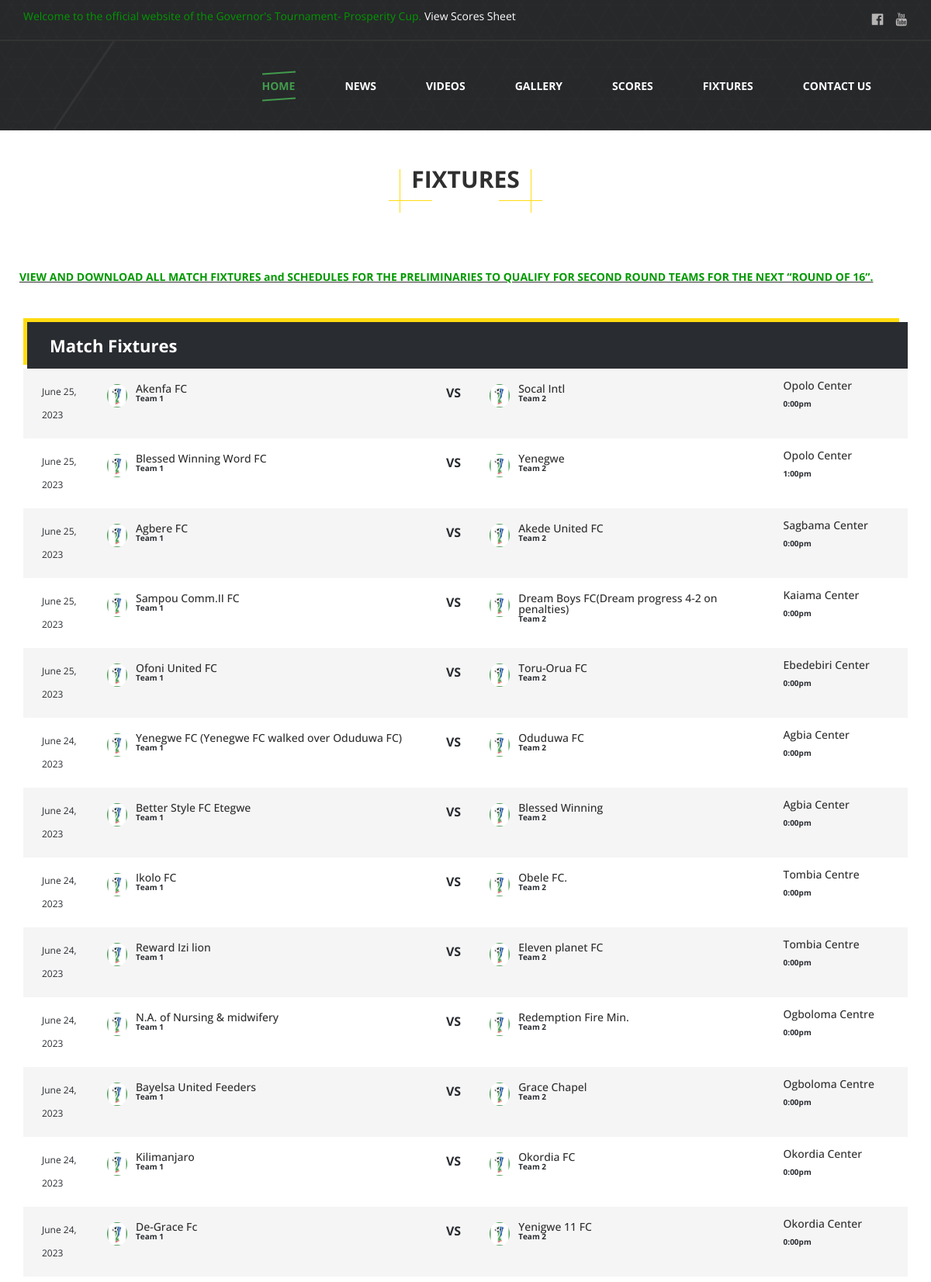
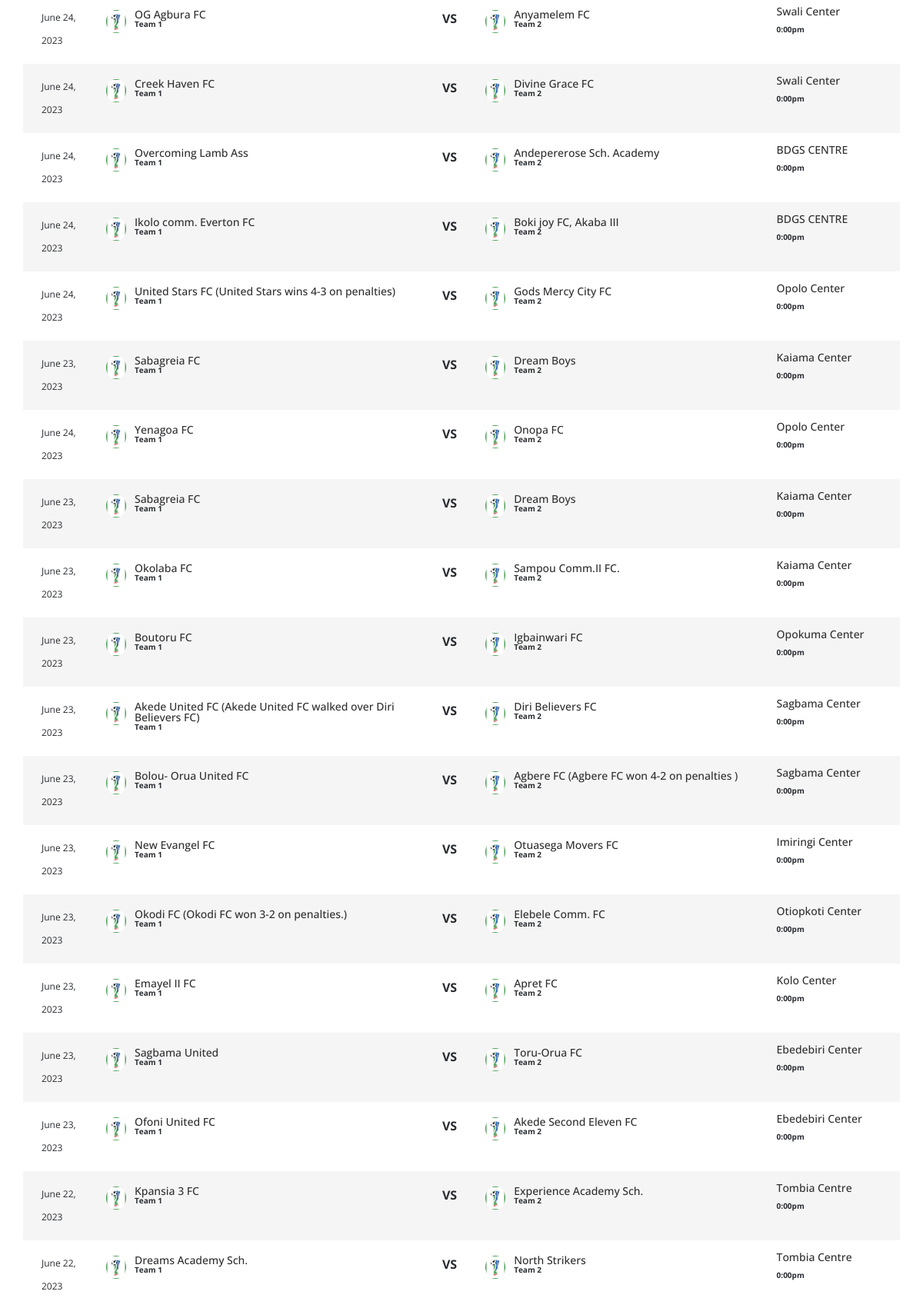
The app's page /fixture.php (upper part) with its own data (2 pictures, top to bottom).
### tables this page shows
CREATE TABLE `fixturesbk` (
  `fix_id` int(11) NOT NULL,
  `matchDay` varchar(200) NOT NULL,
  `teama` varchar(200) NOT NULL,
  `teamb` varchar(200) NOT NULL,
  `center` varchar(200) NOT NULL,
  `matchDate` varchar(200) NOT NULL,
  `matchTime` varchar(200) NOT NULL,
  `scoreA` varchar(200) NOT NULL,
  `scoreB` varchar(200) NOT NULL,
  `match_type` varchar(200) NOT NULL
);

### classes/class.php (called while the page is built, shortened)
<?php
class connection{
	var $localhost='localhost';
	var $password='[L42l9UKW(hyg7';
	var $username='prospe';
	var $connect;
	public function connectTodatabase(){
		$con=mysqli_connect($this->localhost,$this->username,$this->password);
		if(!$con){ echo'can not connect to database';}
		else{
		 $this->connect=$con;
		}
		 return $this->connect;
		}
		public function url(){
	 $path="http://www.prosperitycup.com/";
	 return $path;
 }
	  public function retrieve($query){
		$result=mysqli_query($this->connect,$query)or die("MySQL error: " . mysqli_error($this->connect) . "<hr>\nQuery: $query");
		return $result;
	 }
	 public function arrayFetch($result){
		$arraycontent=array();
		while( $contents=mysqli_fetch_array($result)){
			$arraycontent[]=$contents;
		}
		return $arraycontent;
		 }
	}
	?>

### fixture.php (the view, shortened to what this page needs)
<?php require_once("classes/class.php");
$connection = new connection();
$connection->connectTodatabase();
$connection->selectDatabase();
	$queryfix= "SELECT * FROM `fixturesbk` order by fix_id DESC";
	$resultfix=$connection->retrieve($queryfix);
	$queryfix= "SELECT * FROM `fixturesbk` order by fix_id DESC ";
	$resultfix=$connection->retrieve($queryfix);
	$rowsfix=$connection->arrayFetch($resultfix);
?>
<!DOCTYPE html>
<html lang="en">
<head>
    <link href="css/bootstrap.css" rel="stylesheet">
    <link href="css/font-awesome.css" rel="stylesheet">
    <link href="css/flaticon.css" rel="stylesheet">
    <link href="css/slick-slider.css" rel="stylesheet">
    <link href="css/fancybox.css" rel="stylesheet">
    <link href="style.css" rel="stylesheet">
    <link href="css/color.css" rel="stylesheet">
    <link href="css/responsive.css" rel="stylesheet">
     <link rel="stylesheet" href="../../css/chosen.html">
  </head>
  <body>
    <div class="sportsmagazine-main-wrapper">
       <?php include('includes/header.php'); ?>
		<div class="sportsmagazine-main-content sportsmagazine-main-contentminus">
<br/><br/>
			<div class="sportsmagazine-main-section">
				<div class="container">
					<div class="row">
					 <div class="sportsmagazine-fancy-title-two"><h2>Fixtures <span></span></h2></div>
							 <div style="padding:10px">
									 <p> <a  target="blank" href="<?php echo $connection->url(); ?>/matchfixtures/MATCH-FIXTURES-AND-SCHEDULES.pdf"><u><b style="color:#090">VIEW AND DOWNLOAD ALL MATCH FIXTURES and  SCHEDULES FOR THE PRELIMINARIES TO QUALIFY FOR SECOND ROUND
TEAMS FOR THE NEXT “ROUND OF 16”.</b></u></a></p>
</div>
							<div class="col-md-12">
                            <div class="sportsmagazine-match-fixture">
                                <div class="sportsmagazine-classic-heading">
                                    <h2>Match Fixtures</h2>
                                </div>
                                <table class="sportsmagazine-client-detail">
								<?php foreach($rowsfix as $rowfix){?>
                                    <tr>
                                        <td><?php echo $rowfix['matchDate']; ?></td>
                                        <td>
                                            <figure><img src="extra-images/team-match-img1.png" alt=""></figure>
                                            <div class="player-stats-text">
                                                <h6><?php echo $rowfix['teama']; ?></h6>
                                                <span><b>Team 1</b></span>
                                            </div>
                                        </td>
                                        <td><span>VS</span></td>
                                        <td>
                                            <figure><img src="extra-images/team-match-img1.png" alt=""></figure>
                                            <div class="player-stats-text">
                                                <h6><?php echo $rowfix['teamb']; ?></h6>
                                                <span><b>Team 2</b></span>
                                            </div>
                                        </td>
										 <td>
                                            <div class="player-stats-text">
                                                <h6><?php echo $rowfix['center']; ?></h6>
                                                <span><b><?php echo $rowfix['matchTime']; ?></b></span>
                                            </div>
                                        </td>
                                    </tr>
								<?php }?>
                                </table>
							 <div style="padding:10px">
									 <p> </p>
</div>
                            </div>
                        </div>
					</div>
				</div>
			</div>
		</div>
	<div class="clearfix"></div>
    </div>
  </body>
</html>

### records on screen
fixturesbk: matchDate "June 25, 2023", teama "Akenfa FC", teamb "Socal Intl", center "Opolo Center", matchTime "0:00pm"
fixturesbk: matchDate "June 25, 2023", teama "Blessed Winning Word FC", teamb "Yenegwe", center "Opolo Center", matchTime "1:00pm"
fixturesbk: matchDate "June 25, 2023", teama "Agbere FC", teamb "Akede United FC", center "Sagbama Center", matchTime "0:00pm"
fixturesbk: matchDate "June 25, 2023", teama "Sampou Comm.II FC", teamb "Dream Boys FC(Dream progress 4-2 on penalties)", center "Kaiama Center", matchTime "0:00pm"
fixturesbk: matchDate "June 25, 2023", teama "Ofoni United FC", teamb "Toru-Orua FC", center "Ebedebiri Center", matchTime "0:00pm"
fixturesbk: matchDate "June 24, 2023", teama "Yenegwe FC (Yenegwe FC walked over Oduduwa FC)", teamb "Oduduwa FC", center "Agbia Center", matchTime "0:00pm"
fixturesbk: matchDate "June 24, 2023", teama "Better Style FC Etegwe", teamb "Blessed Winning", center "Agbia Center", matchTime "0:00pm"
fixturesbk: matchDate "June 24, 2023", teama "Ikolo FC", teamb "Obele FC.", center "Tombia Centre", matchTime "0:00pm"
fixturesbk: matchDate "June 24, 2023", teama "Reward Izi lion", teamb "Eleven planet FC", center "Tombia Centre", matchTime "0:00pm"
fixturesbk: matchDate "June 24, 2023", teama "N.A. of Nursing & midwifery", teamb "Redemption Fire Min.", center "Ogboloma Centre", matchTime "0:00pm"
fixturesbk: matchDate "June 24, 2023", teama "Bayelsa United Feeders", teamb "Grace Chapel", center "Ogboloma Centre", matchTime "0:00pm"
fixturesbk: matchDate "June 24, 2023", teama "Kilimanjaro", teamb "Okordia FC", center "Okordia Center", matchTime "0:00pm"
fixturesbk: matchDate "June 24, 2023", teama "De-Grace Fc", teamb "Yenigwe 11 FC", center "Okordia Center", matchTime "0:00pm"
fixturesbk: matchDate "June 24, 2023", teama "OG Agbura FC", teamb "Anyamelem FC", center "Swali Center", matchTime "0:00pm"
fixturesbk: matchDate "June 24, 2023", teama "Creek Haven FC", teamb "Divine Grace FC", center "Swali Center", matchTime "0:00pm"
fixturesbk: matchDate "June 24, 2023", teama "Overcoming Lamb Ass", teamb "Andepererose Sch. Academy", center "BDGS CENTRE", matchTime "0:00pm"
fixturesbk: matchDate "June 24, 2023", teama "Ikolo comm. Everton FC", teamb "Boki joy FC, Akaba III", center "BDGS CENTRE", matchTime "0:00pm"
fixturesbk: matchDate "June 24, 2023", teama "United Stars FC (United Stars wins 4-3 on penalties)", teamb "Gods Mercy City FC", center "Opolo Center", matchTime "0:00pm"
fixturesbk: matchDate "June 23, 2023", teama "Sabagreia FC", teamb "Dream Boys", center "Kaiama Center", matchTime "0:00pm"
fixturesbk: matchDate "June 24, 2023", teama "Yenagoa FC", teamb "Onopa FC", center "Opolo Center", matchTime "0:00pm"
fixturesbk: matchDate "June 23, 2023", teama "Sabagreia FC", teamb "Dream Boys", center "Kaiama Center", matchTime "0:00pm"
fixturesbk: matchDate "June 23, 2023", teama "Okolaba FC", teamb "Sampou Comm.II FC.", center "Kaiama Center", matchTime "0:00pm"
fixturesbk: matchDate "June 23, 2023", teama "Boutoru FC", teamb "Igbainwari FC", center "Opokuma Center", matchTime "0:00pm"
fixturesbk: matchDate "June 23, 2023", teama "Akede United FC (Akede United FC walked over Diri Believers FC)", teamb "Diri Believers FC", center "Sagbama Center", matchTime "0:00pm"
fixturesbk: matchDate "June 23, 2023", teama "Bolou- Orua United FC", teamb "Agbere FC (Agbere FC won 4-2 on penalties )", center "Sagbama Center", matchTime "0:00pm"
fixturesbk: matchDate "June 23, 2023", teama "New Evangel FC", teamb "Otuasega Movers FC", center "Imiringi Center", matchTime "0:00pm"
fixturesbk: matchDate "June 23, 2023", teama "Okodi FC (Okodi FC won 3-2 on penalties.)", teamb "Elebele Comm. FC", center "Otiopkoti Center", matchTime "0:00pm"
fixturesbk: matchDate "June 23, 2023", teama "Emayel II FC", teamb "Apret FC", center "Kolo Center", matchTime "0:00pm"
fixturesbk: matchDate "June 23, 2023", teama "Sagbama United", teamb "Toru-Orua FC", center "Ebedebiri Center", matchTime "0:00pm"
fixturesbk: matchDate "June 23, 2023", teama "Ofoni United FC", teamb "Akede Second Eleven FC", center "Ebedebiri Center", matchTime "0:00pm"
fixturesbk: matchDate "June 22, 2023", teama "Kpansia 3 FC", teamb "Experience Academy Sch.", center "Tombia Centre", matchTime "0:00pm"
fixturesbk: matchDate "June 22, 2023", teama "Dreams Academy Sch.", teamb "North Strikers", center "Tombia Centre", matchTime "0:00pm"
